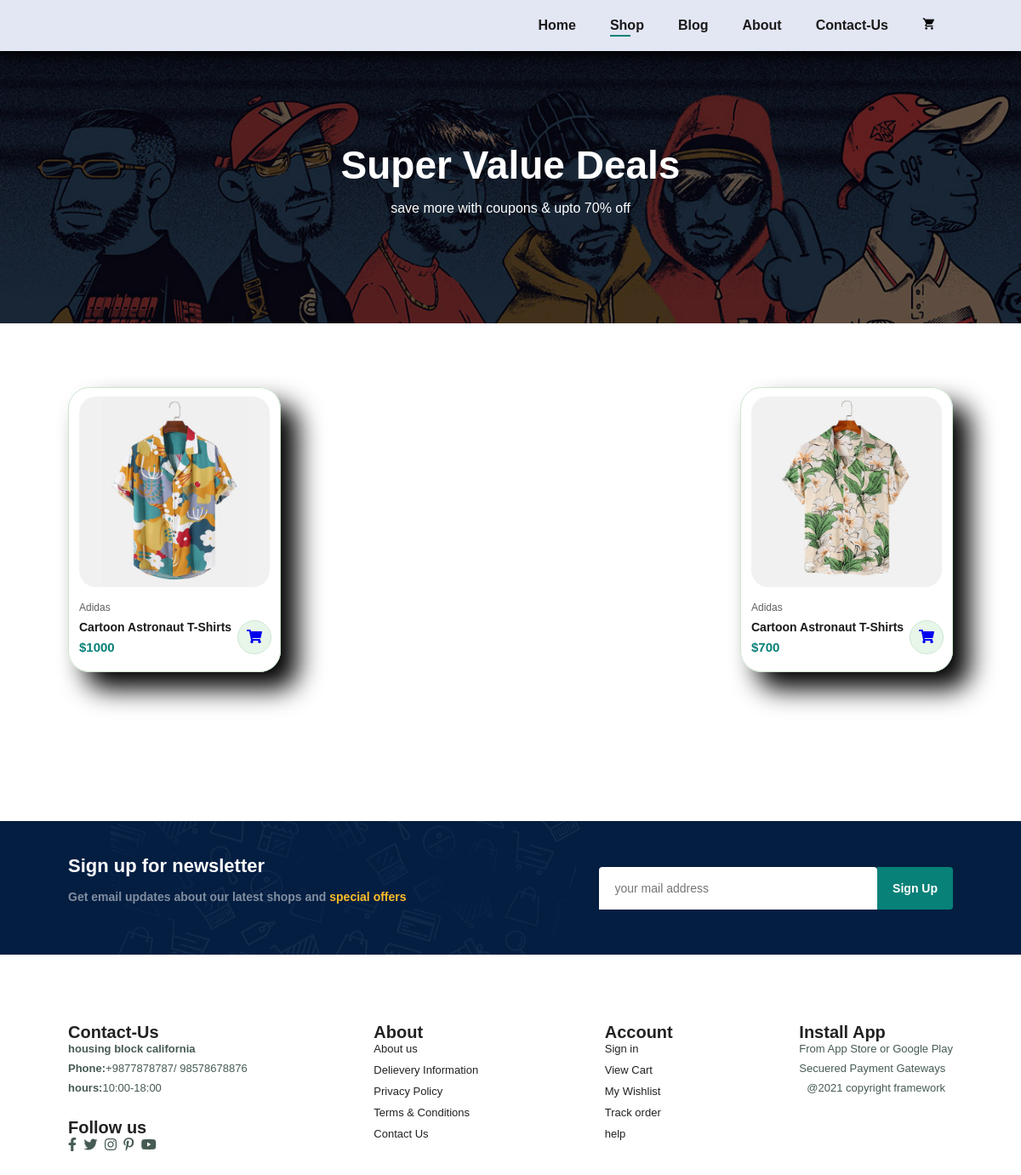
The app's page /shop, older data.
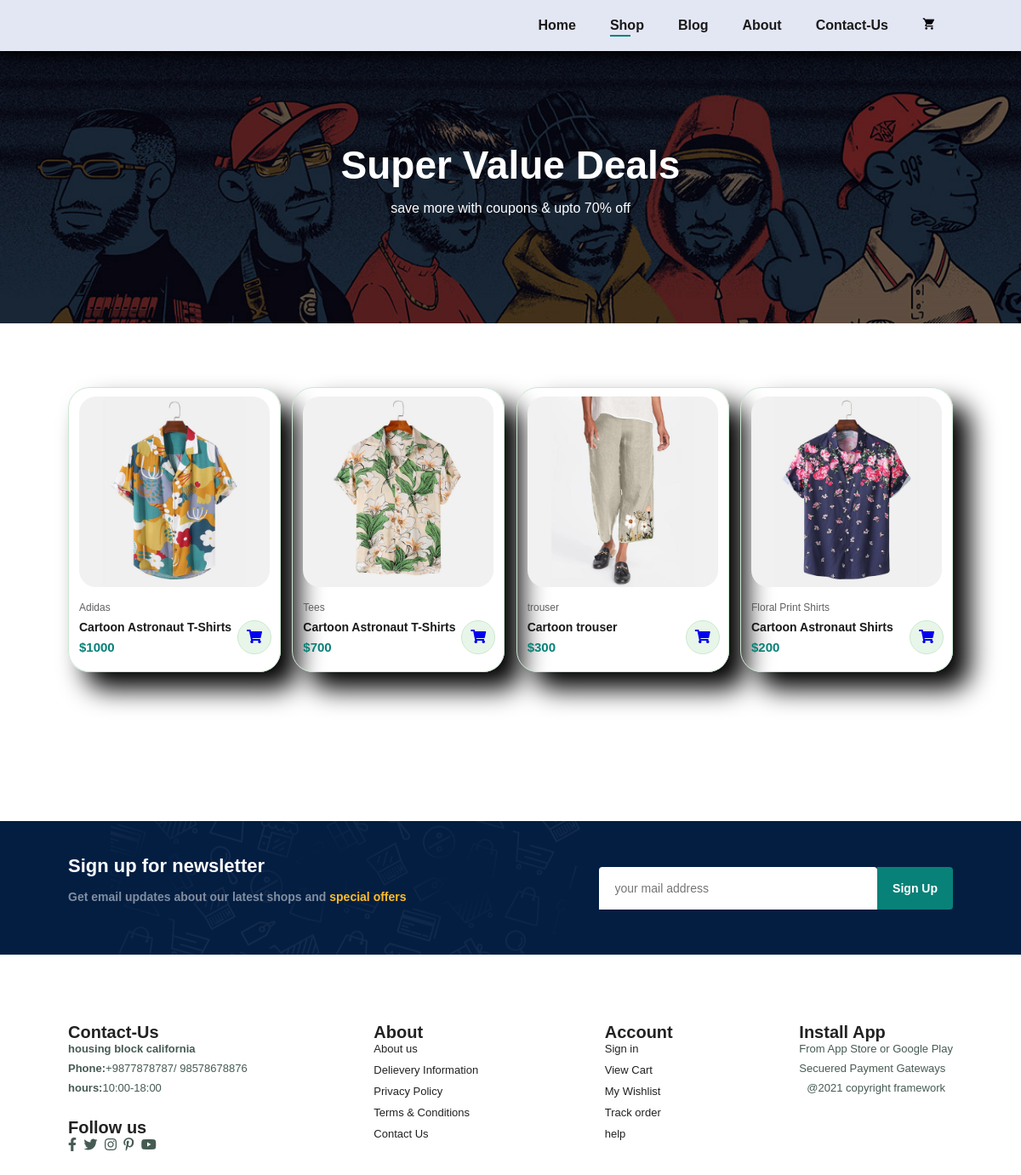
The same page, newer data.
### home/models.py (models this page shows, shortened)
class Product(models.Model):
    GENDER_CHOICES = [
        ('M', 'Male'),
        ('F', 'Female'),
    ]
    id=models.AutoField(primary_key=True)
    product_name = models.CharField(max_length=50)
    desc = models.CharField(max_length=300)
    Category = models.CharField(max_length=300,default="")
    SubCategory = models.CharField(max_length=300,default="")
    price = models.IntegerField(default=0)
    pub_date = models.DateField()
    image = models.ImageField(upload_to='products/images/',default="")
    brand = models.CharField(max_length=50,default="Zara")
    rating=models.IntegerField(default=5)
    gender = models.CharField(max_length=1, choices=GENDER_CHOICES,default="Male")

### home/views.py (the view)
# urls.py: path("shop", views.shop, name='shop'),
def shop(request):
    products = Product.objects.all()
    context = {'products': products, 'active_page': 'shop'}
    return render(request, 'shop.html', context)

### home/templatetags/custom_filters.py (called while the page is built)
@register.filter
def times(number):
    if number is None:
        number = 0
    return range(number)

### templates/shop.html (shortened to what this page needs)
{% extends 'base1.html' %}
{% load static %}
{% block body %}
    <section id="page-header">
        <h2>Super Value Deals </h2>
        <p>save more with coupons & upto 70% off</p>
    </section>
    <section id="product1" class="section-p1">
        <div class="Pro-Container">
            {% for product in products %}
            <div class="pro">
                <img src="{{ product.image.url }}" alt="{{ product.product_name }}">
                <div class="des">
                    <span>{{ product.product_name }}</span>
                    <h5>{{ product.desc }}</h5>
                    {% load custom_filters %}
                    <h4>${{ product.price }}</h4>
                </div>
                <div class="cart">
                    <a href="#">
                        <i class="fas fa-shopping-cart"></i>
                    </a>
                </div>
            </div>
            {% endfor %}
        </div>
    </section>
    <section id="pagination" class="section-p1">
    </section>
{% endblock %}

### templates/base1.html (shortened to what this page needs)
<!DOCTYPE html>
<html lang="en">
<head>
        <link rel="stylesheet" href="https://use.fontawesome.com/releases/v5.15.4/css/all.css">
    {% load static %}
    <link rel="stylesheet"  href="{% static 'ecom.css' %}">
    </head>
<body>
    <section id="header">
<div>
    <ul id="navbar">
        <li><a href="/" class="{% if active_page == 'ecom' %}active{% endif %}">Home</a></li>
        <li><a href="/shop" class="{% if active_page == 'shop' %}active{% endif %}">Shop</a></li>
        <li><a href="/blog" class="{% if active_page == 'blog' %}active{% endif %}">Blog</a></li>
        <li><a href="/about" class="{% if active_page == 'about' %}active{% endif %}">About</a></li>
        <li><a href="/contact" class="{% if active_page == 'contact' %}active{% endif %}">Contact-Us</a></li>
        <li id="lg-bag"><a id="cart-count" href="/cart"><img src="{% static 'img/shopping-cart.png' %}"></a></li>
    </ul>
</div>
</section>
   {% block body %}{% endblock body %}
   <section id="newsletter" class="section-p1 section-m1">
    <div class="newstext">
        <h4>Sign up for newsletter</h4>
        <p>Get email updates about our latest shops and <span>special offers</span></p>
    </div>
    <div class="form">
        <input type="text" placeholder="your mail address">
        <button class="normal">Sign Up</button>
    </div>
    </section>
   <footer class="section-p1">
    <div class="col">
        <h4>Contact-Us</h4>
        <p><strong>housing block california</strong></p>
        <p><strong>Phone:</strong>+9877878787/ 98578678876</p>
        <p><strong>hours:</strong>10:00-18:00</p>
        <div class="follow">
            <h4>Follow us</h4>
            <div class="icon">
                <i class="fab fa-facebook-f"></i>
                <i class="fab fa-twitter"></i>
                <i class="fab fa-instagram"></i>
                <i class="fab fa-pinterest-p"></i>
                <i class="fab fa-youtube"></i>
            </div>
        </div>
    </div>
    <div class="col">
        <h4>About</h4>
        <a href="#">About us</a>
        <a href="#">Delievery Information</a>
        <a href="#">Privacy Policy</a>
        <a href="#">Terms & Conditions</a>
        <a href="#">Contact Us</a>
    </div>
    <div class="col">
        <h4>Account</h4>
        <a href="#">Sign in</a>
        <a href="#">View Cart</a>
        <a href="#">My Wishlist</a>
        <a href="#">Track order</a>
        <a href="#">help</a>
    </div>
    <div class="col install">
        <h4>Install App</h4>
        <p>From App Store or Google Play</p>
        <p>Secuered Payment Gateways</p>
        <div class="copyright">
            <p>@2021  copyright framework</p>
        </div>
    </div>
</footer>
</body>
</html>

### static/ecom.css (style rules this page uses)
* { margin: 0; padding: 0; box-sizing: border-box; font-family: 'Playfair',sans-serif; }
h2 { font-size: 46px; line-height: 54px; color: #222; }
h4 { font-size: 20px; color: #222; }
p { font-size: 16px; color: #465b52; margin: 15px 0 20px 0; }
.section-p1 { padding: 40px 80px; }
.section-m1 { margin: 40px 0; }
button.normal { font-size: 14px; font-weight: 600; padding: 15px 18px; color: black; background-color: #fff; border-radius: 4px; cursor: pointer; border: none; outline: none; transition: 0.2s; }
body { width: 100%; }
#header { display:flex; align-items: center; justify-content: space-between; padding: 20px 80px; background: #E3E6F3; box-shadow: 0 5px 15px black; z-index: 999; position: sticky; top: 0; left: 0; }
#navbar { display: flex; align-items: center; justify-content: center; }
#navbar li { list-style: none; padding: 0 20px ; position: relative; }
#navbar li a { text-decoration: none; font-size: 16px; font-weight: 600; color: #1a1a1a; transition: 0.3s ease; }
#navbar li a:hover, #navbar li a.active::after { color: #088178; }
#navbar li a.active::after, #navbar li a:hover::after { content: ""; width:30%; height: 2px; background: #088178; position: absolute; bottom:-4px; left: 20px; }
#product1 { text-align: center; }
#product1 .Pro-Container { display: flex; justify-content: space-between; padding-top: 20px; flex-wrap: wrap; }
#product1 .pro { width: 23%; min-width: 250px; padding: 10px 12px; border:1px solid #cce7d0; border-radius: 25px; cursor: pointer; box-shadow: 20px 20px 30px rgba(0,0,0.02); margin:15px 0; transition:0.2s ease ; position: relative; }
#product1 .pro img { width: 100%; border-radius: 20px; }
#product1 .pro .des { text-align: start; padding: 10px 0; }
#product1 .pro .des span { color: #606063; font-size: 12px; }
#product1 .pro .des h5 { padding-top: 7px; color: #1a1a1a; font-size: 14px; }
#product1 .pro .des h4 { padding-top: 7px; font-size: 15px; font-weight: 700; color: #088178; }
.cart { width: 40px; height: 40px; line-height: 10px; border-radius: 50px; background-color: #e8f6ea; font-weight: 500; background-repeat:no-repeat; padding: 10px 5px 5px 5px; color: #088178; border: 1px solid #cce7d0; position:absolute; bottom: 20px; right: 10px; }
#newsletter { display: flex; justify-content: space-between; flex-wrap: wrap; align-items: center; background-image: url("img/banner/b14.png"); background-repeat: no-repeat; background-position: 20% 30%; background-color: #041e42; }
#newsletter h4 { font-size: 22px; font-weight: 700; color: #fff; }
#newsletter p { font-size: 14px; font-weight: 600; color: #818ea0; }
#newsletter p span { color: #ffbd27; }
#newsletter .form { display: flex; width:40%; }
#newsletter input { height:3.125rem ; padding: 0 1.25em; font-size: 14px; width: 100%; border: 1px solid transparent; border-radius: 4px; outline :none; border-bottom-right-radius: 0; border-bottom-left-radius: 0; }
#newsletter button { background-color: #088178; color: #fff; white-space: nowrap; border-bottom-left-radius: 0; border-top-left-radius: 0; }
footer { display: flex; flex-wrap: wrap; justify-content: space-between; }
footer .col { display: flex; flex-direction: column; align-items: flex-start; margin-bottom: 20px; }
footer p { font-size: 13px; margin: 0 0 8px 0; }
footer a { font-size: 13px; margin-bottom: 10px; text-decoration: none; color: #222; }
footer .follow { margin-top: 20px }
footer .follow i { color: #465b52; padding-right: 4px; cursor: pointer; }
footer .copyright { width: 100%; text-align: center; }
#page-header { background-image:url("img/banner/b1.jpg") ; width:100%; height: 40vh; background-size: cover; display: flex; justify-content: center; text-align: center; flex-direction: column; padding: 14px; }
#page-header h2, #page-header p { color:#fff; }
#pagination { text-align: center; }

Row changes from the older to the newer data that the page shows:
changed Product: product_name "Adidas" → "Tees"
added Product: image (picture), product_name "trouser", desc "Cartoon trouser", price "300"
added Product: image (picture), product_name "Floral Print Shirts", desc "Cartoon Astronaut Shirts", price "200"
